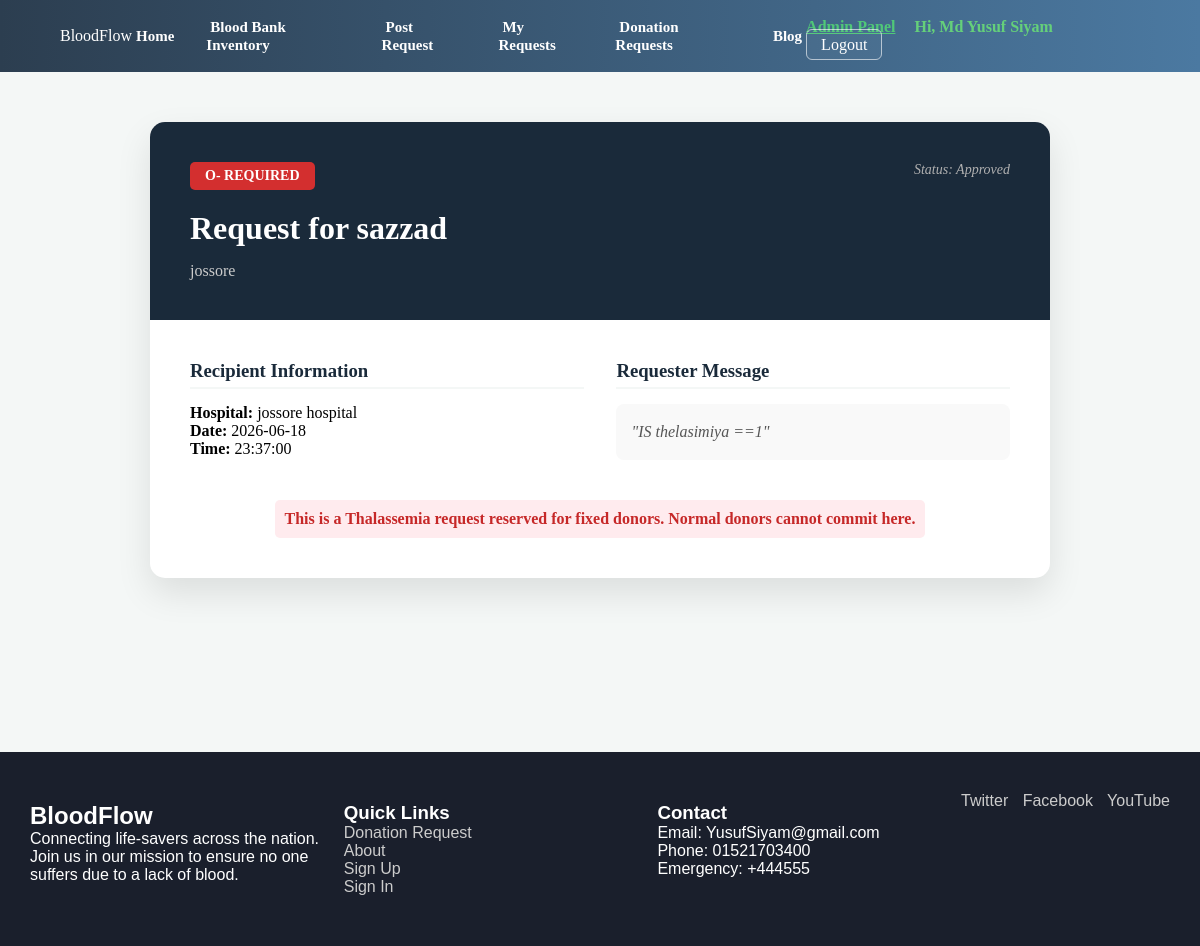
The app's page /request_details.php?id=54 (signed in) with its own data.
### tables this page shows
CREATE TABLE `requests` (
  `id` int(11) NOT NULL,
  `user_id` int(11) DEFAULT NULL,
  `recipient_name` varchar(100) NOT NULL,
  `blood_group` varchar(5) NOT NULL,
  `location` varchar(255) NOT NULL,
  `hospital` varchar(255) NOT NULL,
  `date` date NOT NULL,
  `time` time NOT NULL,
  `message` text DEFAULT NULL,
  `status` enum('pending','approved','accepted','verified','completed') DEFAULT 'pending',
  `is_thalassemia` int(1) DEFAULT 0,
  `created_at` timestamp NOT NULL DEFAULT current_timestamp(),
  `donor_name` varchar(100) DEFAULT NULL,
  `donor_contact` varchar(100) DEFAULT NULL
);

### request_details.php (the view, shortened to what this page needs)
<?php
include('config.php');
if(isset($_GET['id'])) {
    $id = mysqli_real_escape_string($conn, $_GET['id']);
    $res = mysqli_query($conn, "SELECT * FROM requests WHERE id='$id'");
    if(mysqli_num_rows($res) > 0) {
        $data = mysqli_fetch_array($res);
    } else {
        die("Request not found!");
    }
} else {
    header("Location: search.php");
    exit();
}
$current_user_role = null;
$current_user_donor_type = 'regular';
if(isset($_SESSION['user_id'])) {
    $current_user_id = mysqli_real_escape_string($conn, $_SESSION['user_id']);
    $user_res = mysqli_query($conn, "SELECT fullname, role, email FROM users WHERE id='$current_user_id' LIMIT 1");
    if($user_res && mysqli_num_rows($user_res) > 0) {
        $current_user = mysqli_fetch_array($user_res);
        $current_user_role = $current_user['role'];
        $current_user_donor_type = 'regular';
    }
}
$is_thalassemia_request = isset($data['is_thalassemia']) && (int)$data['is_thalassemia'] === 1;
$thal_alert = null;
?>
<!DOCTYPE html>
<html lang="en">
<head>
    <link rel="stylesheet" href="request_details.css">
</head>
<body>
<?php include('navbar.php'); ?>
<div class="details-wrapper">
    <div class="details-box">
        <div class="details-header">
            <span class="status-text">Status: <?php echo ucfirst($data['status']); ?></span>
            <span class="blood-badge"><?php echo $data['blood_group']; ?> REQUIRED</span>
            <h1 style="margin-top: 20px;">Request for <?php echo $data['recipient_name']; ?></h1>
            <p class="location-tag"> <?php echo $data['location']; ?></p>
        </div>
        <div class="info-section">
            <div class="recipient-info">
                <h3>Recipient Information</h3>
                <p><strong>Hospital:</strong> <?php echo $data['hospital']; ?></p>
                <p><strong>Date:</strong> <?php echo $data['date']; ?></p>
                <p><strong>Time:</strong> <?php echo $data['time']; ?></p>
            </div>
            <div class="message-info">
                <h3>Requester Message</h3>
                <p class="msg-text">"<?php echo $data['message']; ?>"</p>
            </div>
        </div>
        <div class="action-area">
            <?php if($_SESSION['user_id'] == $data['user_id']): ?>
                <p style="color: #d32f2f; font-weight: bold; background: #ffebee; padding: 10px; border-radius: 5px; display: inline-block;">
                    This is your own request. You cannot commit as a donor here.
                </p>
            <?php elseif($data['status'] !== 'approved'): ?>
                <p style="color: #b26b00; font-weight: bold; background: #fff8e1; padding: 10px; border-radius: 5px; display: inline-block;">
                    This request is currently <?php echo ucfirst($data['status']); ?>. Fixed donor actions become available after admin approval.
                </p>
            <?php elseif($is_thalassemia_request && $current_user_role === 'donor' && $current_user_donor_type === 'fixed' && $thal_alert && $thal_alert['status'] === 'accepted'): ?>
                <p style="color: #2e7d32; font-weight: bold; background: #e8f5e9; padding: 10px; border-radius: 5px; display: inline-block;">
                    You have already accepted this fixed donor request. The admin verification step is now pending.
                </p>
            <?php elseif($is_thalassemia_request): ?>
                <p style="color: #c62828; font-weight: bold; background: #ffebee; padding: 10px; border-radius: 5px; display: inline-block;">
                    This is a Thalassemia request reserved for fixed donors. Normal donors cannot commit here.
                </p>
            <?php else: ?>
                <button onclick="document.getElementById('modal').style.display='block'" class="donate-now-btn">DONATE NOW</button>
            <?php endif; ?>
        </div>
    </div>
</div>
<?php include('footer.php'); ?>
</body>
</html>

### request_details.css (style rules this page uses)
* { box-sizing: border-box; margin: 0; padding: 0; }
.details-wrapper { background-color: #f4f7f6; padding: 50px 20px; min-height: 85vh; }
.details-box { max-width: 900px; margin: 0 auto; background: #fff; border-radius: 15px; overflow: hidden; box-shadow: 0 15px 35px rgba(0, 0, 0, 0.1); }
.details-header { background: #1a2a3a; color: white; padding: 40px; position: relative; }
.blood-badge { background: #d32f2f; padding: 6px 15px; border-radius: 5px; font-weight: bold; font-size: 14px; display: inline-block; }
.status-text { float: right; color: #b0b0b0; font-style: italic; font-size: 14px; }
.location-tag { margin-top: 15px; color: #ccc; font-size: 16px; }
.info-section { padding: 40px; display: flex; justify-content: space-between; gap: 20px; }
.recipient-info, .message-info { width: 48%; }
.info-section h3 { color: #1a2a3a; margin-bottom: 15px; border-bottom: 2px solid #f4f7f6; padding-bottom: 5px; }
.msg-text { font-style: italic; color: #555; line-height: 1.6; background: #f9f9f9; padding: 15px; border-radius: 8px; }
.action-area { text-align: center; padding-bottom: 40px; }

### records on screen
requests: status "Approved", blood_group "O-", recipient_name "sazzad", location "jossore", hospital "jossore hospital", date "2026-06-18", time "23:37:00", message "IS thelasimiya ==1"

### other values on screen
$display_name "Md Yusuf Siyam"
